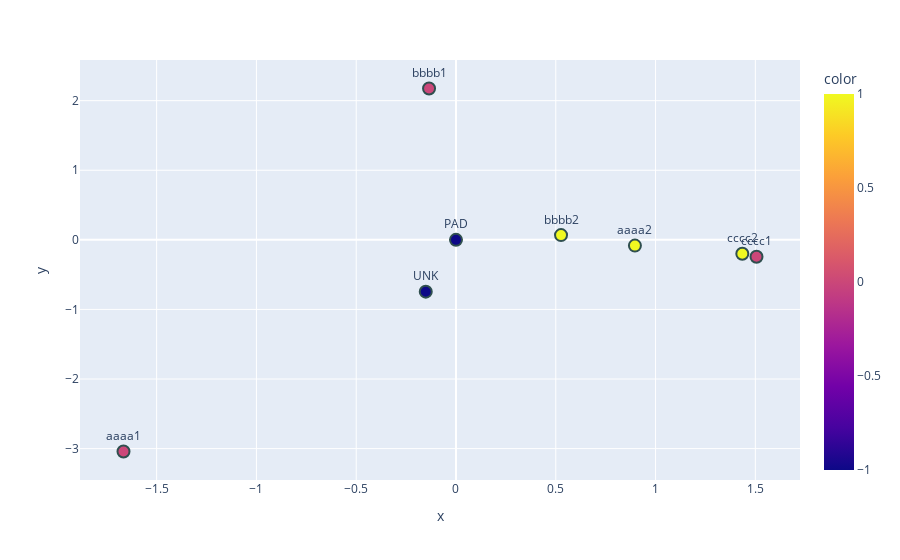

The notebook cell this image was saved under:
### Code cell
embs = model.emb.weight.detach().cpu().numpy()
fig = px.scatter(x=embs[:,0], y=embs[:,1], color=[-1, -1] + target, text=list(token_to_ind.keys()), 
                size_max=60)


fig.update_traces(textposition='top center', marker=dict(size=12,
                              line=dict(width=2,
                                        color='DarkSlateGrey')))
fig.show()

### Figure 1 — Plotly figure (JSON) as saved in the notebook; plotly's stock layout.template omitted (floating-point values rounded to 4 significant figures)
{"data": [{"hovertemplate": "x=%{x}<br>y=%{y}<br>text=%{text}<br>color=%{marker.color}<extra></extra>", "legendgroup": "", "marker": {"color": [-1, -1, 0, 0, 0, 1, 1, 1], "coloraxis": "coloraxis", "line": {"color": "DarkSlateGrey", "width": 2}, "size": 12, "symbol": "circle"}, "mode": "markers+text", "name": "", "showlegend": false, "text": ["UNK", "PAD", "aaaa1", "bbbb1", "cccc1", "aaaa2", "bbbb2", "cccc2"], "textposition": "top center", "type": "scatter", "x": [-0.1515, 0, -1.666, -0.135, 1.506, 0.8966, 0.5263, 1.435], "xaxis": "x", "y": [-0.7447, 0, -3.041, 2.175, -0.2421, -0.08274, 0.06824, -0.1989], "yaxis": "y"}], "layout": {"coloraxis": {"colorbar": {"title": {"text": "color"}}, "colorscale": [[0, "#0d0887"], [0.1111, "#46039f"], [0.2222, "#7201a8"], [0.3333, "#9c179e"], [0.4444, "#bd3786"], [0.5556, "#d8576b"], [0.6667, "#ed7953"], [0.7778, "#fb9f3a"], [0.8889, "#fdca26"], [1, "#f0f921"]]}, "legend": {"tracegroupgap": 0}, "margin": {"t": 60}, "xaxis": {"anchor": "y", "domain": [0, 1], "title": {"text": "x"}}, "yaxis": {"anchor": "x", "domain": [0, 1], "title": {"text": "y"}}}}
